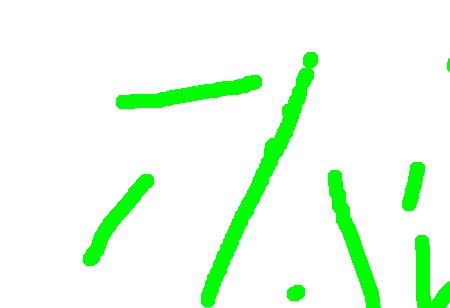
#> input picture failure_messi5 (another copy).jpg, 450 x 308 px; its folder holds only this picture in this run
$ python Neuron_mod.py   (Python 2 division)   (older library calls are emulated)
#> lines starting #> are read from the running program, lines starting #| are printed output that depends on the picture; after the words box and inside, x2 and y2 are one past the last pixel; in counts of white or black regions, pixels touching at a corner belong together; long printed decimals are rounded
#> in getPointsFromImage, img is the input picture: shape (308, 450, 3); mean B, G, R 232.2, 254.5, 232.1
import numpy as numpyLib
import neurolab as neurolabLib
import cv2
import math
from os import listdir
from os.path import isfile, join
from matplotlib import pyplot as plt

def getGradientPoints(image):
    img_grey = cv2.cvtColor(image, cv2.COLOR_BGR2GRAY)
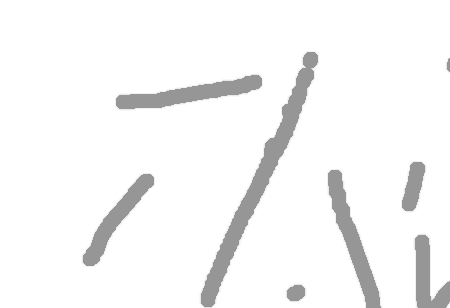
#> img_grey: shape (308, 450); min 149, max 255, mean 245.2
    dx = cv2.Sobel(img_grey, cv2.CV_16S, 1, 0)
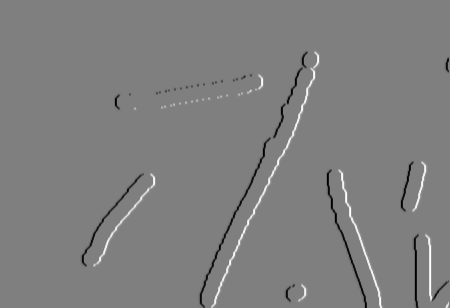
#> dx: shape (308, 450) int16; min -421, max 422, mean -0.2; drawn with min black and max white
    abs_dx = cv2.convertScaleAbs( dx)
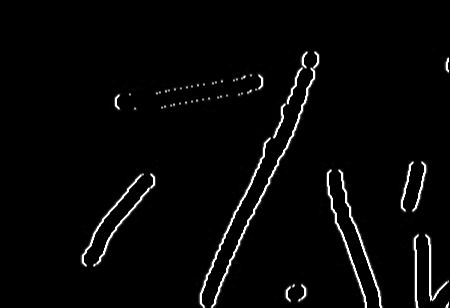
#> abs_dx: shape (308, 450); min 0, max 255, mean 6.7
    dy = cv2.Sobel(img_grey, cv2.CV_16S, 0, 1)
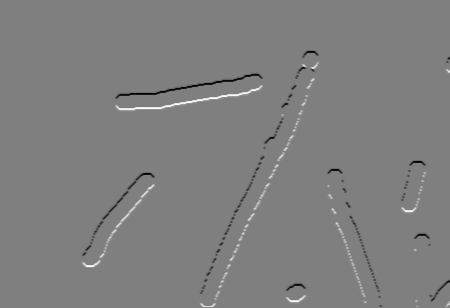
#> dy: shape (308, 450) int16; min -422, max 421, mean -0.3; drawn with min black and max white
    abs_dy = cv2.convertScaleAbs( dy)
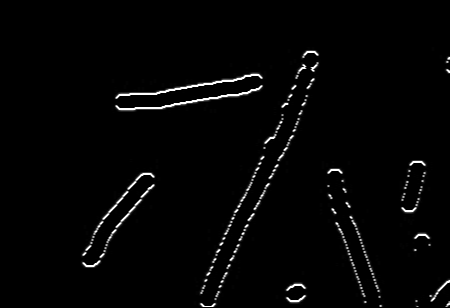
#> abs_dy: shape (308, 450); min 0, max 255, mean 4.8
    grad_approx = cv2.addWeighted( abs_dx, 0.5, abs_dy, 0.5, 0 )
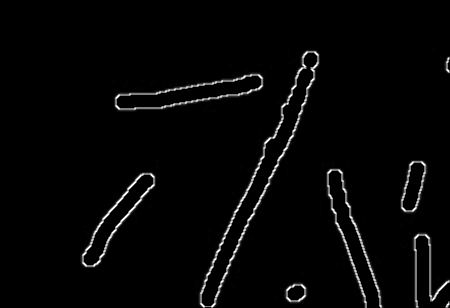
#> grad_approx: shape (308, 450); min 0, max 255, mean 5.7
    cv2.namedWindow("gr", cv2.CV_WINDOW_AUTOSIZE)
    cv2.imshow("gr",grad_approx)
    cv2.waitKey(0) & 0xFF
    cv2.destroyWindow("gr")
    averageValue = numpyLib.average(grad_approx)
#> averageValue = 5.74
    nonZeroPoints = numpyLib.nonzero(grad_approx > averageValue * 0.5)
#> nonZeroPoints = 8047 positions, rows 48 to 307, columns 80 to 449

    return [(a[1], a[0]) for a in zip(*nonZeroPoints)]

def getPointsFromImage(fileName, size_of_ann):
    img = cv2.imread(fileName, cv2.CV_LOAD_IMAGE_COLOR)
    cv2.namedWindow("temp", cv2.CV_WINDOW_AUTOSIZE)
    gradientPoints = getGradientPoints(img)
#> gradientPoints = 8047 pairs, first value 80 to 449, second value 48 to 307
    # Initiate STAR detector
    orb = cv2.ORB(1800)

    # find the keypoints with ORB
    kp = orb.detect(img,None)
#> kp = 382 keypoints; strongest (x, y, size): (303, 66, 31), (334, 173, 92.6), (119, 102, 92.6), (313, 69, 31)

    orbPoints = [x.pt for x in kp]
#> orbPoints = 382 pairs, first value 82.08 to 418, second value 51.6 to 275

    mergedPoints = orbPoints + gradientPoints
#> mergedPoints = 8429 pairs, first value 80 to 449, second value 48 to 307

    # compute the descriptors with ORB
    #kp, des = orb.compute(img, kp)
    mid_x = 0
    mid_y = 0
    min_x = 0
    min_y = 0
    max_x = 0
    max_y = 0
    if len(mergedPoints) > 0:
        mid_x = 0
        mid_y = 0
        min_x = mergedPoints[0][0]
#> min_x = 307
        min_y = mergedPoints[0][1]
#> min_y = 52
        max_x = min_x
#> max_x = 307
        max_y = min_y
#> max_y = 52
        for point in mergedPoints:
            x = point[0]
            y = point[1]
            mid_x += x
            mid_y += y
            min_x = min(min_x, x)
            min_y = min(min_y, y)
            max_x = max(max_x, x)
            max_y = max(max_y, y)
#> this loop made 8429 passes
#> (x, y, mid_x, mid_y, min_x, max_x, max_y) on passes 1 to 3: (307, 52, 307, 52, 307, 307, 52), (314, 52, 621, 104, 307, 314, 52), (317, 55, 938, 159, 307, 317, 55)
#> after the loop, mid_x = 2274146.6; mid_y = 1589120.2
        mid_x /= len(mergedPoints)
#> mid_x = 269.8
        mid_y /= len(mergedPoints)
#> mid_y = 188.5
        print mid_x, ":",  mid_y
#| 269.800 : 188.530
    max_dist_from_center = max(mid_x - min_x, max_x - mid_x, mid_y - min_y, max_y - mid_y)
#> max_dist_from_center = 189.8
    ratio = size_of_ann / (2 * max_dist_from_center)
#> ratio = 0.0263
    min_x_i = math.floor(min_x).__int__()
#> min_x_i = 80
    min_y_i = math.floor(min_y).__int__()
#> min_y_i = 48
    max_x_i = math.floor(max_x).__int__()
#> max_x_i = 449
    max_y_i = math.floor(max_y).__int__()
#> max_y_i = 307
    print min_x, min_y, max_x, max_y
#| 80 48 449 307
    # draw only keypoints location,not size and orientation
    #img2 = cv2.drawKeypoints(img, mergedPoints, color=(255, 0, 0), flags=0)
#> (the run stopped early here; a loop or call above may not have finished)

$ run again, on success_bblackLine (another copy).png
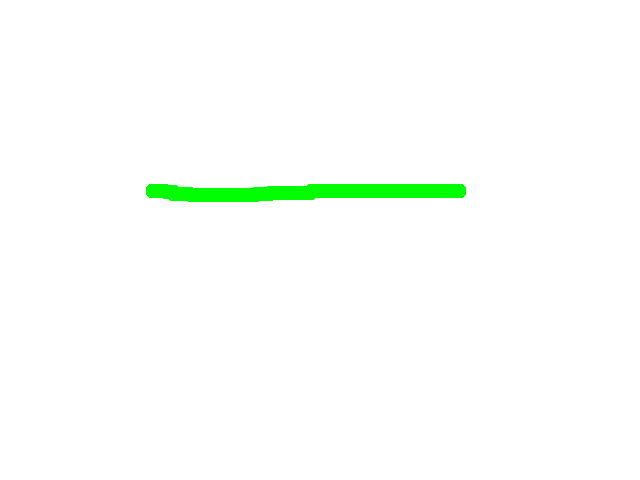
#> input picture success_bblackLine (another copy).png, 640 x 480 px
#> in getPointsFromImage, img is the input picture: shape (480, 640, 3); mean B, G, R 251.3, 255, 251.3
#> in getGradientPoints, `img_grey = cv2.cvtColor(image, cv2.COLOR_BGR2GRAY)`:
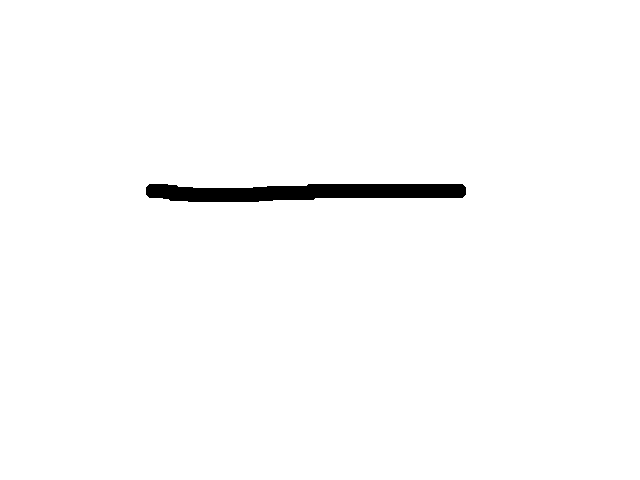
#> img_grey: shape (480, 640); values 150 (black) and 255 (white), 98.5% white; 1 black region, box (x1, y1, x2, y2) and area: (146, 184, 466, 202) 4508
#> in getGradientPoints, `dy = cv2.Sobel(img_grey, cv2.CV_16S, 0, 1)`:
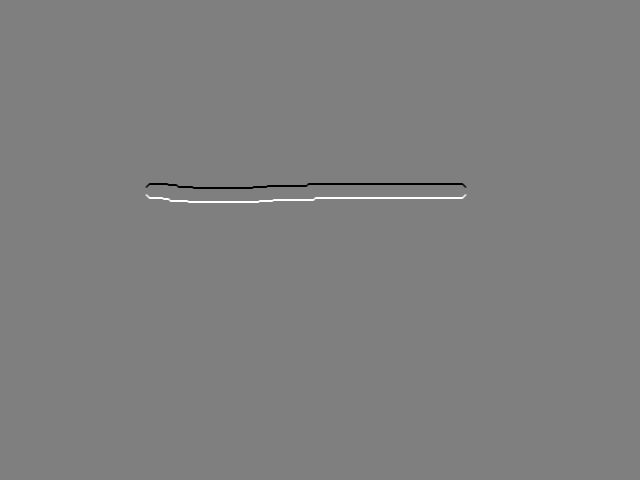
#> dy: shape (480, 640) int16; min -420, max 420, mean 0; drawn with min black and max white
#> averageValue = 0.593
#> nonZeroPoints = 1368 positions, rows 183 to 202, columns 145 to 466
#> gradientPoints = 1368 pairs, first value 145 to 466, second value 183 to 202
#> kp = 49 keypoints; strongest (x, y, size): (460, 189, 77.1), (462, 191, 64.3), (460, 191, 92.6), (147, 191, 64.3)
#> orbPoints = 49 pairs, first value 145.4 to 464.4, second value 182.9 to 200.4
#> mergedPoints = 1417 pairs, first value 145 to 466, second value 182.9 to 202
#> in getPointsFromImage, `min_x = mergedPoints[0][0]`: min_x = 308.4
#> in getPointsFromImage, `min_y = mergedPoints[0][1]`: min_y = 183.6
#> in getPointsFromImage, `max_x = min_x`: max_x = 308.4
#> in getPointsFromImage, `max_y = min_y`: max_y = 183.6
#> the loop in getPointsFromImage, `for point in mergedPoints:` made 1417 passes
#> (x, y, mid_x, mid_y, min_x, min_y, max_x, max_y) on passes 1 to 3: (308.4, 183.6, 308.4, 183.6, 308.4, 183.6, 308.4, 183.6), (460.8, 183.6, 769.2, 367.2, 308.4, 183.6, 460.8, 183.6), (175.2, 184.8, 944.4, 552, 175.2, 183.6, 460.8, 184.8)
#> after the loop in getPointsFromImage, `for point in mergedPoints:`: mid_x = 429302.5; mid_y = 271772.8
#> in getPointsFromImage, `mid_x /= len(mergedPoints)`: mid_x = 303
#> in getPointsFromImage, `mid_y /= len(mergedPoints)`: mid_y = 191.8
#| 302.966 : 191.795
#> max_dist_from_center = 163
#> ratio = 0.0307
#> min_x_i = 145
#> min_y_i = 182
#> max_x_i = 466
#> max_y_i = 202
#| 145 182.880 466 202

$ run again, on failure_messi5 (copy).jpg
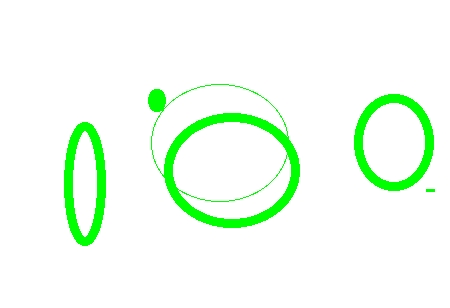
#> input picture failure_messi5 (copy).jpg, 450 x 308 px
#> in getPointsFromImage, img is the input picture: shape (308, 450, 3); mean B, G, R 239.4, 254.3, 239.3
#> in getGradientPoints, `dy = cv2.Sobel(img_grey, cv2.CV_16S, 0, 1)`:
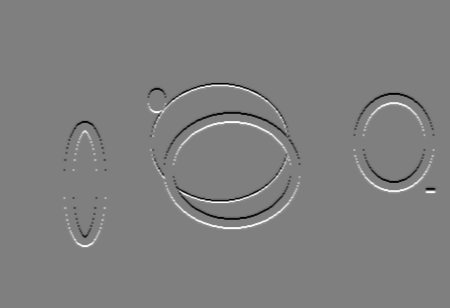
#> dy: shape (308, 450) int16; min -422, max 422, mean 0; drawn with min black and max white
#> in getGradientPoints, `grad_approx = cv2.addWeighted( abs_dx, 0.5, abs_dy, 0.5, 0 )`:
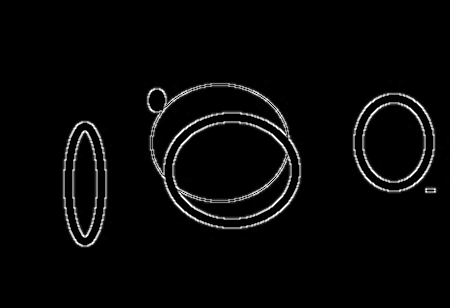
#> grad_approx: shape (308, 450); min 0, max 255, mean 7.2
#> averageValue = 7.19
#> nonZeroPoints = 9950 positions, rows 82 to 247, columns 62 to 437
#> gradientPoints = 9950 pairs, first value 62 to 437, second value 82 to 247
#> kp = 368 keypoints; strongest (x, y, size): (85, 133, 31), (85, 234, 31), (157, 113, 31), (85, 233, 44.6)
#> orbPoints = 368 pairs, first value 69.12 to 403.2, second value 83.52 to 245
#> mergedPoints = 10318 pairs, first value 62 to 437, second value 82 to 247
#> in getPointsFromImage, `min_x = mergedPoints[0][0]`: min_x = 154
#> in getPointsFromImage, `min_y = mergedPoints[0][1]`: min_y = 89
#> in getPointsFromImage, `max_x = min_x`: max_x = 154
#> in getPointsFromImage, `max_y = min_y`: max_y = 89
#> the loop in getPointsFromImage, `for point in mergedPoints:` made 10318 passes
#> (x, y, mid_x, mid_y, min_x, max_x, max_y) on passes 1 to 3: (154, 89, 154, 89, 154, 154, 89), (159, 89, 313, 178, 154, 159, 89), (191, 89, 504, 267, 154, 191, 89)
#> after the loop in getPointsFromImage, `for point in mergedPoints:`: mid_x = 2403988.9; mid_y = 1625662
#> in getPointsFromImage, `mid_x /= len(mergedPoints)`: mid_x = 233
#> in getPointsFromImage, `mid_y /= len(mergedPoints)`: mid_y = 157.6
#| 232.990 : 157.556
#> max_dist_from_center = 204
#> ratio = 0.0245
#> min_x_i = 62
#> min_y_i = 82
#> max_x_i = 437
#> max_y_i = 247
#| 62 82 437 247
